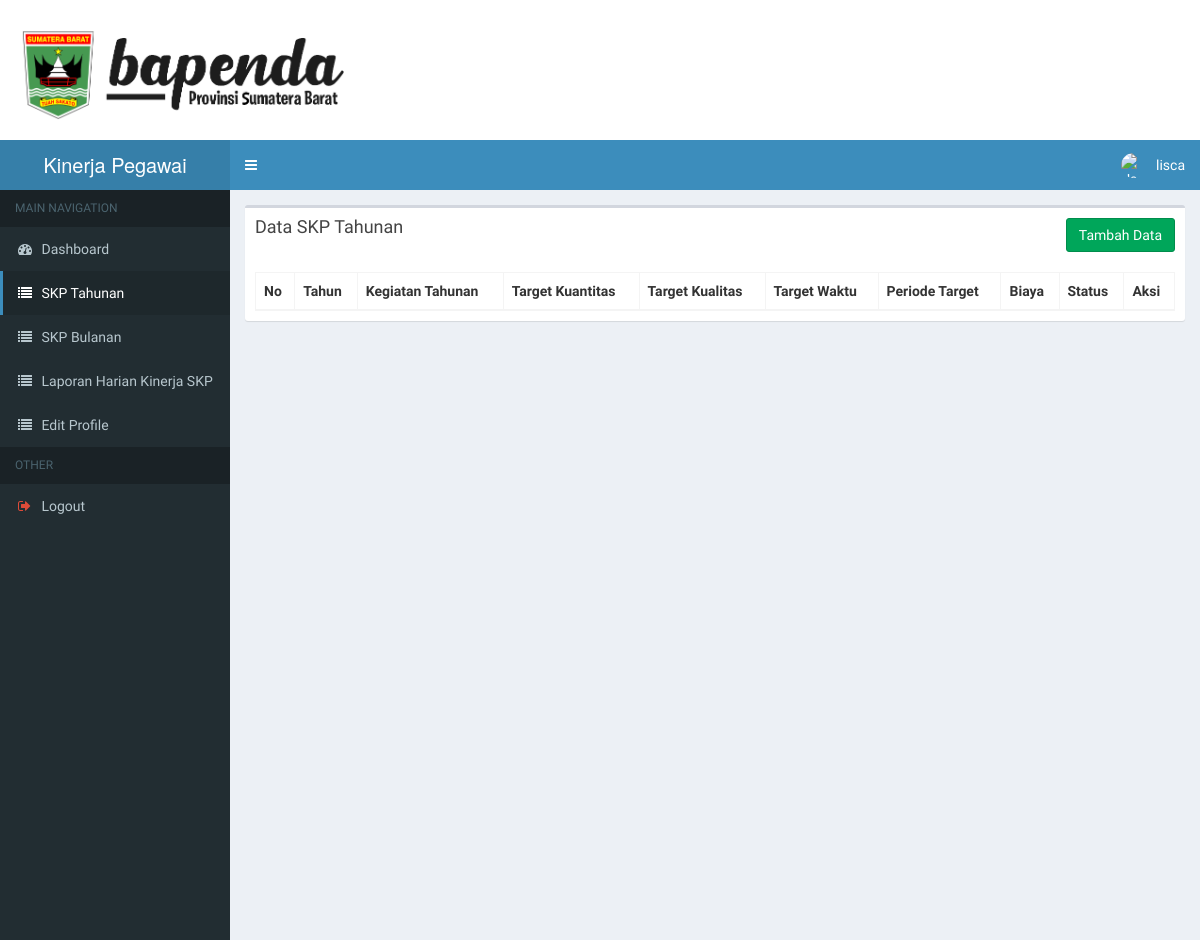
The app's page /detail_index.php?p=skptahunan (signed in), older data.
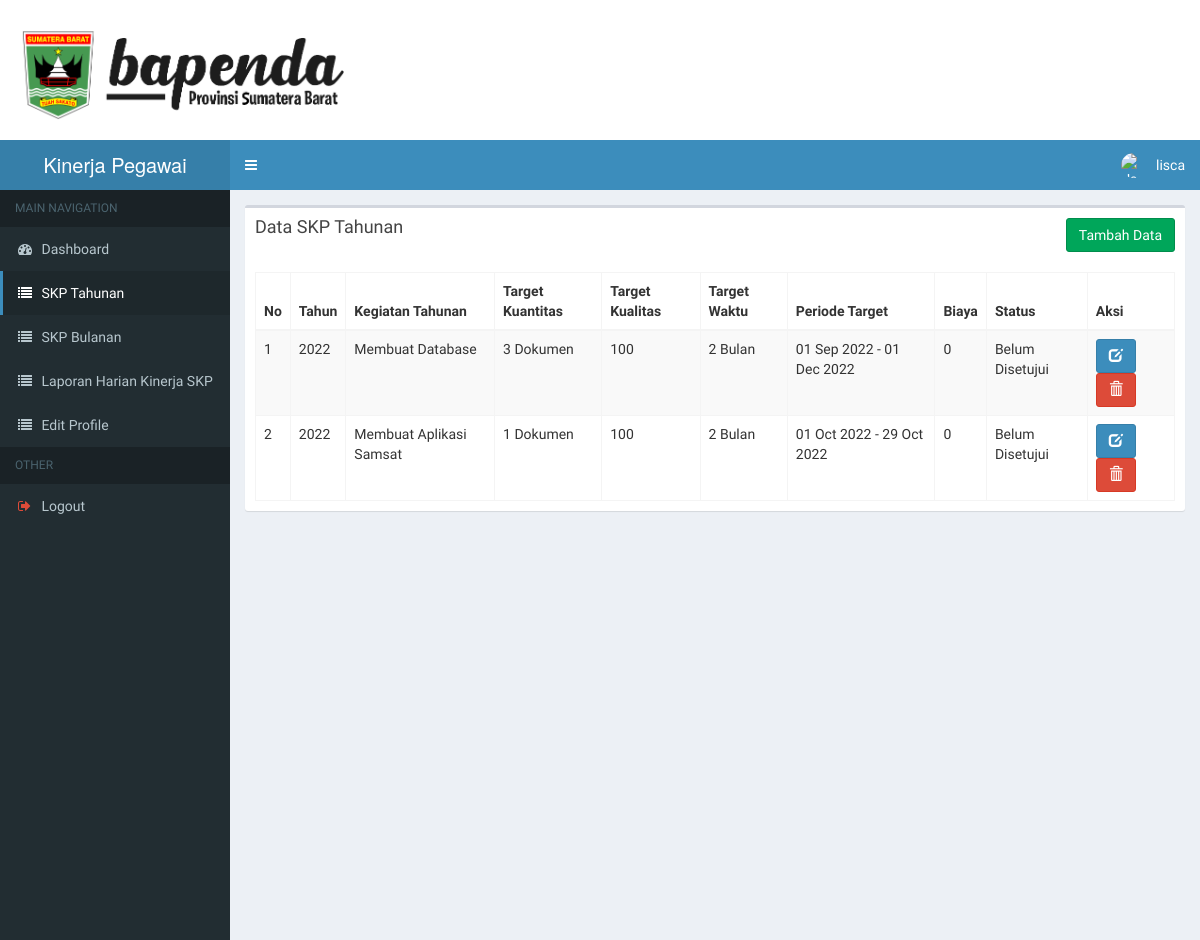
The same page, newer data.
### tables this page shows
CREATE TABLE `skp_tahunan` (
  `id_skp_tahunan` int(11) NOT NULL,
  `tahun` year(4) NOT NULL,
  `kegiatan_tahunan` varchar(125) NOT NULL,
  `target_kuantitas` int(11) NOT NULL,
  `satuan_kuantitas` varchar(20) NOT NULL,
  `target_kualitas` int(11) NOT NULL,
  `target_waktu` int(11) NOT NULL,
  `periode_awal` date NOT NULL,
  `periode_akhir` date NOT NULL,
  `biaya` int(11) NOT NULL,
  `status_skp_tahunan` varchar(20) NOT NULL
);

### page/skptahunan/index.php (the view, shortened to what this page needs)
<div class="row">
    <div class="col-xs-12">
      <div class="box">
        <div class="box-header">
          <h3 class="box-title">Data SKP Tahunan</h3><span class="pull-right"><a class="btn btn-success" href="?p=skptahunan&act=create">Tambah Data</a></span>
        </div>
        <div class="box-body">
          <table id="example1" class="table table-bordered table-striped">
            <thead>
            <tr>
              <th>No</th>
              <th>Tahun</th>
              <th>Kegiatan Tahunan</th>
              <th>Target Kuantitas</th>
              <th>Target Kualitas</th>
              <th>Target Waktu</th>
              <th>Periode Target</th>
              <th>Biaya</th>
              <th>Status</th>
              <th>Aksi</th>
            </tr>
            </thead>
            <tbody>
            	<?php
                $no = 0;
            		$sql = "select * from skp_tahunan";
            		$query = mysqli_query($con, $sql);
            		while ($row = mysqli_fetch_assoc($query)):
                  $no++;
            	 ?>
            	<tr>
            	<td><?= $no ?></td>
            	<td><?= $row['tahun'] ?></td>
              <td><?= $row['kegiatan_tahunan'] ?></td>
              <td><?= $row['target_kuantitas'] ?> <?= $row['satuan_kuantitas'] ?></td>
              <td><?= $row['target_kualitas'] ?></td>
              <td><?= $row['target_waktu'] ?> Bulan</td>
              <td><?= date("d M Y", strtotime($row['periode_awal'])) ?> - <?= date("d M Y", strtotime($row['periode_akhir'])) ?></td>
              <td><?= $row['biaya'] ?></td>
              <td><?= $row['status_skp_tahunan'] ?></td>
                <td>
                  <a href="detail_index.php?p=skptahunan&act=edit&id_skp_tahunan=<?= $row['id_skp_tahunan'] ?>" class="btn btn-primary"><i class="glyphicon glyphicon-edit"></i></a>
                  <a href="detail_index.php?p=skptahunan&delete&id_skp_tahunan=<?= $row['id_skp_tahunan'] ?>" class="btn btn-danger" onclick="return confirm('Apakah Yakin Ingin Menghapus Data Atasan?')"><i class="glyphicon glyphicon-trash"></i></a>
                </td>
            	 </tr>
            	<?php endwhile; ?>
            </tbody>
          </table>
        </div>
      </div>
    </div>
  </div>

### detail_index.php (shortened to what this page needs)
<!DOCTYPE html>
<html>
<head>
  <link rel="stylesheet" href="assets/bootstrap/css/bootstrap.min.css">
  <link rel="stylesheet" href="https://cdnjs.cloudflare.com/ajax/libs/font-awesome/4.5.0/css/font-awesome.min.css">
  <link rel="stylesheet" href="https://cdnjs.cloudflare.com/ajax/libs/ionicons/2.0.1/css/ionicons.min.css">
  <link rel="stylesheet" href="assets/plugins/datatables/dataTables.bootstrap.css">
  <link rel="stylesheet" href="assets/dist/css/AdminLTE.min.css">
  <link rel="stylesheet" href="assets/dist/css/skins/_all-skins.min.css">
</head>
<body class="hold-transition skin-blue sidebar-mini">
  <div class="atas">
      <div class="row">
        <div class="col-lg-12">
          <img src="assets/img/logo.png" height="100px" style="margin: 20px;">
        </div>
      </div>
    </div>
<div class="wrapper">
  <header class="main-header">
    <a href="detail_index.php" class="logo">
      <span class="logo-lg">Kinerja Pegawai</span>
    </a>
    <nav class="navbar navbar-static-top">
      <a href="#" class="sidebar-toggle" data-toggle="offcanvas" role="button">
      </a>
      <div class="navbar-custom-menu">
        <ul class="nav navbar-nav">
          <?php if (@$_SESSION['logged'] == 3 || @$_SESSION['logged'] == 2 || @$_SESSION['logged'] == 1): ?>
          <li class="dropdown user user-menu">
            <a href="#" class="dropdown-toggle" data-toggle="dropdown" id="dropdownMenu">
              <img src="https://encrypted-tbn0.gstatic.com/images?q=tbn:ANd9GcRN9igcyo_jp2dYcTSY3qY-o-CY7u4Unb3yWtDJjS5Udj0uBswAZg" class="user-image" alt="User Image">
              <span class="hidden-xs"><?= $_SESSION['name'] ?></span>
            </a>
          </li>
          <?php endif ?>
        </ul>
      </div>
    </nav>
  </header>
  <aside class="main-sidebar">
    <section class="sidebar">
      <ul class="sidebar-menu">
        <li class="header">MAIN NAVIGATION</li>
        <li class="<?= (@$_GET['p']=='')?'active':'' ?>">
          <a href="detail_index.php">
            <i class="fa fa-dashboard"></i> <span>Dashboard</span>
          </a>
        </li>
        <?php if (@$_SESSION['logged'] == 2): ?>
          <li class="<?= (@$_GET['p']=='skptahunan')?'active':'' ?>">
            <a href="?p=skptahunan">
              <i class="fa fa-list"></i> <span>SKP Tahunan</span>
            </a>
          </li>
          <li class="<?= (@$_GET['p']=='skpbulanan')?'active':'' ?>">
            <a href="?p=skpbulanan">
              <i class="fa fa-list"></i> <span>SKP Bulanan</span>
            </a>
          </li>
          <li class="<?= (@$_GET['p']=='laporanhariankinerja')?'active':'' ?>">
            <a href="?p=laporanhariankinerja">
              <i class="fa fa-list"></i> <span>Laporan Harian Kinerja SKP</span>
            </a>
          </li>
          <li class="<?= (@$_GET['p']=='profile')?'active':'' ?>">
            <a href="?p=profile">
              <i class="fa fa-list"></i> <span>Edit Profile</span>
            </a>
          </li>
        <?php endif; ?>
        <?php if (@$_SESSION['logged'] == true): ?>
          <li class="header">OTHER</li>
          <li><a href="?logout"><i class="fa fa-sign-out text-red"></i> <span>Logout</span></a></li>
        <?php endif; ?>
      </ul>
    </section>
  </aside>
  <div class="content-wrapper">
    <section class="content">
        <?php
          $page = @$_GET['p'];
          $action = @$_GET['act'];
          switch ($page) {
                case 'skptahunan':
                  if ($action == "create") {
                    include 'page/skptahunan/create.php';
                  } else if ($action == "edit") {
                    include 'page/skptahunan/edit.php';
                  } else {
                    include 'page/skptahunan/index.php';
                  }
                  break;
          }
         ?>
    </section>
  </div>
</div>
</body>
</html>

### detail_index.php (style rules this page uses)
.atas { color: white; }
.wrapper { height: 90%; }

Row changes from the older to the newer data that the page shows:
added skp_tahunan: tahun "2022", kegiatan_tahunan "Membuat Database", target_kuantitas "3", satuan_kuantitas "Dokumen", target_kualitas "100", target_waktu "2", periode_awal "01 Sep 2022", periode_akhir "01 Dec 2022", biaya "0", status_skp_tahunan "Belum Disetujui"
added skp_tahunan: tahun "2022", kegiatan_tahunan "Membuat Aplikasi Samsat", target_kuantitas "1", satuan_kuantitas "Dokumen", target_kualitas "100", target_waktu "2", periode_awal "01 Oct 2022", periode_akhir "29 Oct 2022", biaya "0", status_skp_tahunan "Belum Disetujui"
